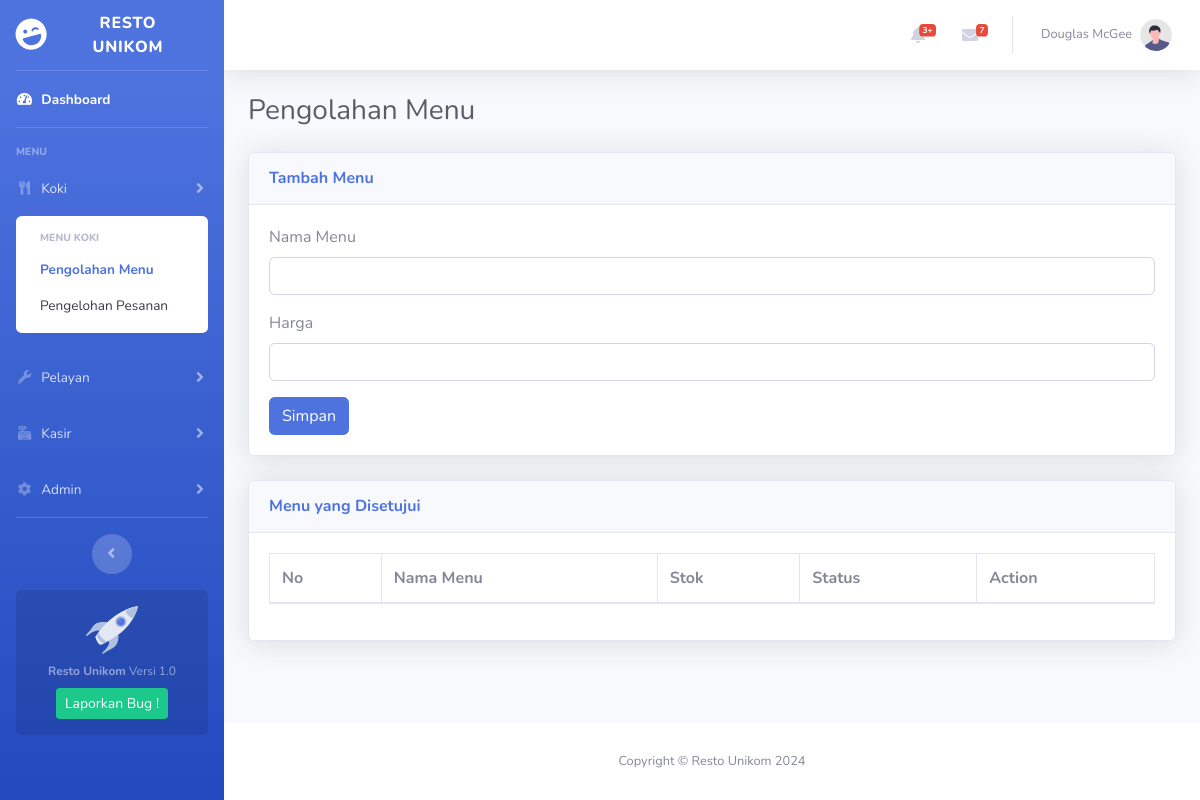
The app's page /pengolahan-menu-koki.php, older data.
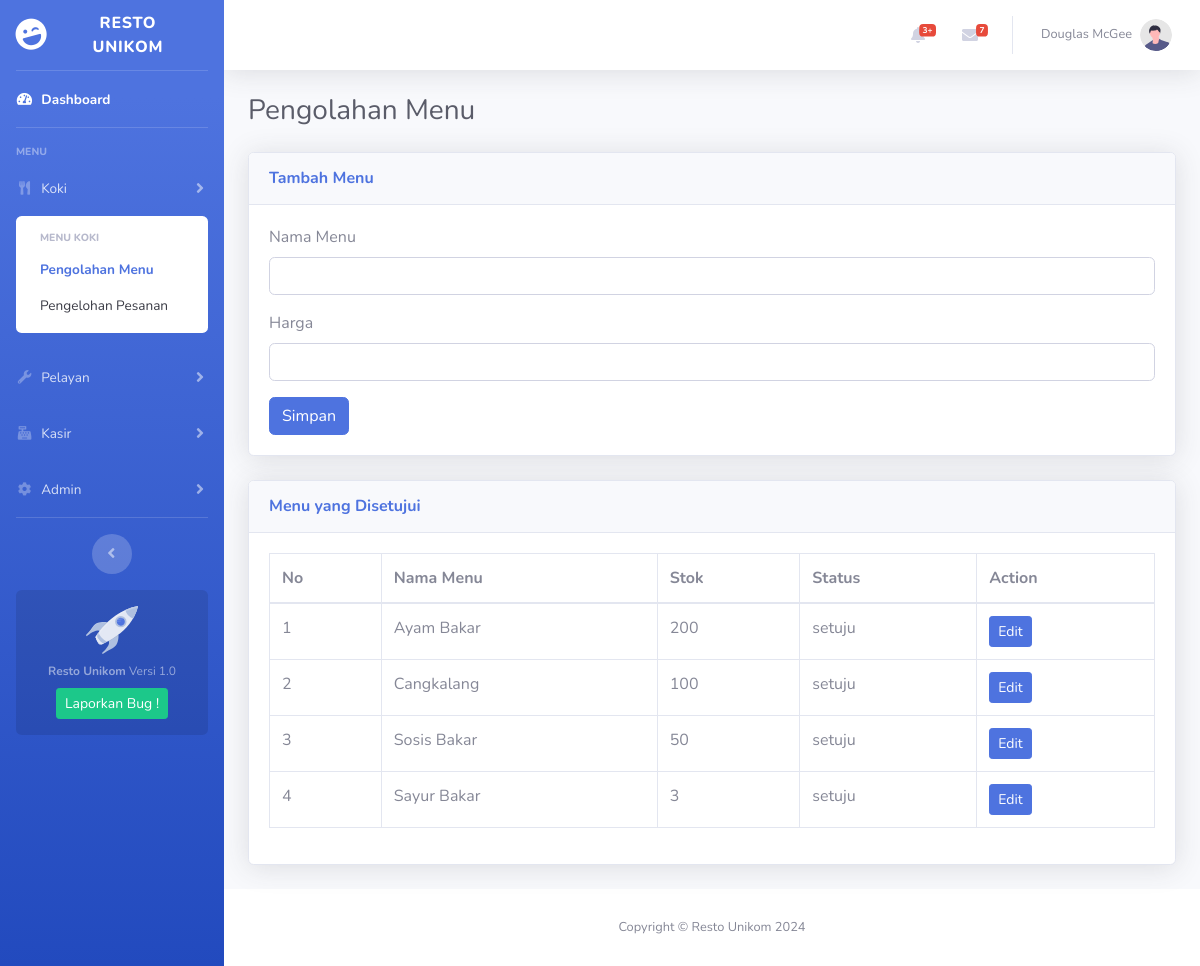
The same page, newer data.
### tables this page shows
CREATE TABLE `menu` (
  `no_menu` int(11) NOT NULL,
  `status` varchar(6) NOT NULL,
  `nama_menu` varchar(16) NOT NULL,
  `stok` int(3) NOT NULL,
  `harga` decimal(9,2) NOT NULL
);

### pengolahan-menu-koki.php (the view, shortened to what this page needs)
<!DOCTYPE html>
<html lang="en">
<head>
    <link href="vendor/fontawesome-free/css/all.min.css" rel="stylesheet" type="text/css">
    <link href="css/sb-admin-2.min.css" rel="stylesheet">
</head>
<body id="page-top">
    <div id="wrapper">
        <ul class="navbar-nav bg-gradient-primary sidebar sidebar-dark accordion" id="accordionSidebar">
            <a class="sidebar-brand d-flex align-items-center justify-content-center" href="Dashboard.html">
                <div class="sidebar-brand-icon rotate-n-15">
                    <i class="fas fa-laugh-wink"></i>
                </div>
                <div class="sidebar-brand-text mx-3">Resto Unikom</div>
            </a>
            <hr class="sidebar-divider my-0">
            <li class="nav-item active">
                <a class="nav-link" href="Dashboard.html">
                    <i class="fas fa-fw fa-tachometer-alt"></i>
                    <span>Dashboard</span></a>
            </li>
            <hr class="sidebar-divider">
            <div class="sidebar-heading">
                Menu
            </div>
          <li class="nav-item">
            <a class="nav-link collapsed" href="#" data-toggle="collapse" data-target="#collapseKoki"
                aria-expanded="true" aria-controls="collapseKoki">
                <i class="fas fa-fw fa-utensils"></i>
                <span>Koki</span>
            </a>
            <div id="collapseKoki" class="collapse show" aria-labelledby="headingKoki" data-parent="#accordionSidebar">
                <div class="bg-white py-2 collapse-inner rounded">
                    <h6 class="collapse-header">Menu Koki</h6>
                    <a class="collapse-item active" href="pengolahan-menu-koki.html">Pengolahan Menu</a>
                    <a class="collapse-item" href="pengolahan-pesanan-koki.html">Pengelohan Pesanan</a>
                </div>
            </div>
        </li>
            <li class="nav-item">
                <a class="nav-link collapsed" href="#" data-toggle="collapse" data-target="#collapsePelayan"
                    aria-expanded="true" aria-controls="collapsePelayan">
                    <i class="fas fa-fw fa-wrench"></i>
                    <span>Pelayan</span>
                </a>
            </li>
            <li class="nav-item">
                <a class="nav-link collapsed" href="#" data-toggle="collapse" data-target="#collapseKasir"
                    aria-expanded="true" aria-controls="collapseKasir">
                    <i class="fas fa-fw fa-cash-register"></i>
                    <span>Kasir</span>
                </a>
            </li>
            <li class="nav-item">
                <a class="nav-link collapsed" href="#" data-toggle="collapse" data-target="#collapseAdmin"
                    aria-expanded="true" aria-controls="collapseAdmin">
                    <i class="fas fa-fw fa-cog"></i>
                    <span>Admin</span>
                </a>
            </li>
            <hr class="sidebar-divider d-none d-md-block">
            <div class="text-center d-none d-md-inline">
                <button class="rounded-circle border-0" id="sidebarToggle"></button>
            </div>
            <div class="sidebar-card d-none d-lg-flex">
                <img class="sidebar-card-illustration mb-2" src="img/undraw_rocket.svg" alt="...">
                <p class="text-center mb-2"><strong>Resto Unikom</strong> Versi 1.0</p>
                <a class="btn btn-success btn-sm" href="https://github.com/xturus138/adminWebsite">Laporkan Bug !</a>
            </div>
        </ul>
        <div id="content-wrapper" class="d-flex flex-column">
            <div id="content">
                <nav class="navbar navbar-expand navbar-light bg-white topbar mb-4 static-top shadow">
                    <ul class="navbar-nav ml-auto">
                        <li class="nav-item dropdown no-arrow mx-1">
                            <a class="nav-link dropdown-toggle" href="#" id="alertsDropdown" role="button"
                                data-toggle="dropdown" aria-haspopup="true" aria-expanded="false">
                                <i class="fas fa-bell fa-fw"></i>
                                <span class="badge badge-danger badge-counter">3+</span>
                            </a>
                        </li>
                        <li class="nav-item dropdown no-arrow mx-1">
                            <a class="nav-link dropdown-toggle" href="#" id="messagesDropdown" role="button"
                                data-toggle="dropdown" aria-haspopup="true" aria-expanded="false">
                                <i class="fas fa-envelope fa-fw"></i>
                                <span class="badge badge-danger badge-counter">7</span>
                            </a>
                        </li>
                        <li class="nav-item dropdown no-arrow">
                            <a class="nav-link dropdown-toggle" href="#" id="userDropdown" role="button"
                                data-toggle="dropdown" aria-haspopup="true" aria-expanded="false">
                                <span class="mr-2 d-none d-lg-inline text-gray-600 small">Douglas McGee</span>
                                <img class="img-profile rounded-circle"
                                    src="img/undraw_profile.svg">
                            </a>
                        </li>
                    </ul>
                </nav>
                <div class="container-fluid">
                    <div class="d-sm-flex align-items-center justify-content-between mb-4">
                        <h1 class="h3 mb-0 text-gray-800">Pengolahan Menu</h1>
                    </div>
                    <div class="row">
                        <div class="col-12">
                            <div class="card shadow mb-4">
                                <div class="card-header py-3">
                                    <h6 class="m-0 font-weight-bold text-primary">Tambah Menu</h6>
                                </div>
                                <div class="card-body">
                                    <form action="pengolahan-menu-insert-koki.php" method="post">
                                        <div class="form-group">
                                            <label for="nama_menu">Nama Menu</label>
                                            <input type="text" class="form-control" id="nama_menu" name="nama_menu" required>
                                        </div>
                                        <div class="form-group">
                                            <label for="harga">Harga</label>
                                            <input type="number" class="form-control" id="harga" name="harga" required>
                                        </div>
                                        <button type="submit" class="btn btn-primary">Simpan</button>
                                    </form>
                                </div>
                            </div>
                        </div>
                    </div>
                    <?php
                    include 'config.php';
                    $query = "SELECT * FROM menu WHERE status = 'setuju'";
                    $result = mysqli_query($db, $query);
                    ?>
                    <div class="row">
                        <div class="col-12">
                            <div class="card shadow mb-4">
                                <div class="card-header py-3">
                                    <h6 class="m-0 font-weight-bold text-primary">Menu yang Disetujui</h6>
                                </div>
                                <div class="card-body">
                                    <table class="table table-bordered">
                                        <thead>
                                            <tr>
                                                <th>No</th>
                                                <th>Nama Menu</th>
                                                <th>Stok</th>
                                                <th>Status</th>
                                                <th>Action</th>
                                            </tr>
                                        </thead>
                                        <tbody>
                                            <?php
                                            $no = 1;
                                            while ($row = mysqli_fetch_assoc($result)) {
                                                echo "<tr>";
                                                echo "<td>" . $no++ . "</td>";
                                                echo "<td>" . htmlspecialchars($row['nama_menu']) . "</td>";
                                                echo "<td>" . htmlspecialchars($row['stok']) . "</td>";
                                                echo "<td>" . htmlspecialchars($row['status']) . "</td>";
                                                echo "<td>
                                                        <a href='pengolahan-menu-edit-koki.php?id=" . $row['no_menu'] . "' class='btn btn-primary btn-sm'>Edit</a>
                                                    </td>";
                                                echo "</tr>";
                                            }
                                            ?>
                                        </tbody>
                                    </table>
                                </div>
                            </div>
                        </div>
                    </div>
                </div>
            </div>
            <footer class="sticky-footer bg-white">
                <div class="container my-auto">
                    <div class="copyright text-center my-auto">
                        <span>Copyright &copy; Resto Unikom 2024</span>
                    </div>
                </div>
            </footer>
        </div>
    </div>
</body>
</html>

Row changes from the older to the newer data that the page shows:
added menu: nama_menu "Ayam Bakar", stok "200", status "setuju"
added menu: nama_menu "Cangkalang", stok "100", status "setuju"
added menu: nama_menu "Sosis Bakar", stok "50", status "setuju"
added menu: nama_menu "Sayur Bakar", stok "3", status "setuju"
